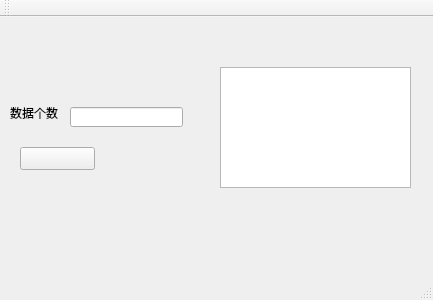
<?xml version="1.0" encoding="UTF-8"?>
<ui version="4.0">
 <class>MainWindow</class>
 <widget class="QMainWindow" name="MainWindow">
  <property name="geometry">
   <rect>
    <x>0</x>
    <y>0</y>
    <width>433</width>
    <height>300</height>
   </rect>
  </property>
  <property name="windowTitle">
   <string>MainWindow</string>
  </property>
  <widget class="QWidget" name="centralWidget">
   <widget class="QLineEdit" name="lineEdit">
    <property name="geometry">
     <rect>
      <x>70</x>
      <y>90</y>
      <width>113</width>
      <height>20</height>
     </rect>
    </property>
   </widget>
   <widget class="QLabel" name="label">
    <property name="geometry">
     <rect>
      <x>10</x>
      <y>90</y>
      <width>54</width>
      <height>12</height>
     </rect>
    </property>
    <property name="text">
     <string>数据个数</string>
    </property>
   </widget>
   <widget class="QPushButton" name="openFileButton">
    <property name="geometry">
     <rect>
      <x>20</x>
      <y>130</y>
      <width>75</width>
      <height>23</height>
     </rect>
    </property>
    <property name="text">
     <string/>
    </property>
   </widget>
   <widget class="QTextEdit" name="textEdit">
    <property name="geometry">
     <rect>
      <x>220</x>
      <y>50</y>
      <width>191</width>
      <height>121</height>
     </rect>
    </property>
   </widget>
  </widget>
  <widget class="QMenuBar" name="menuBar">
   <property name="geometry">
    <rect>
     <x>0</x>
     <y>0</y>
     <width>433</width>
     <height>23</height>
    </rect>
   </property>
  </widget>
  <widget class="QToolBar" name="mainToolBar">
   <attribute name="toolBarArea">
    <enum>TopToolBarArea</enum>
   </attribute>
   <attribute name="toolBarBreak">
    <bool>false</bool>
   </attribute>
  </widget>
  <widget class="QStatusBar" name="statusBar"/>
 </widget>
 <layoutdefault spacing="6" margin="11"/>
 <resources/>
 <connections/>
</ui>
